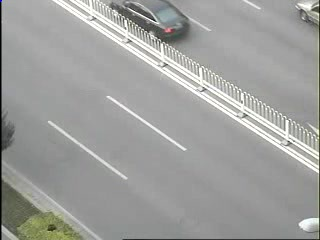
#> input picture videoanalys/每.jpg, 320 x 240 px, given in place of video.avi, which was not available
$ python camshift.py
#> lines starting #> are read from the running program, lines starting #| are printed output that depends on the picture; after the words box and inside, x2 and y2 are one past the last pixel; in counts of white or black regions, pixels touching at a corner belong together; pictures that were not available may be replaced by others from this repository, and a replacement may not be noted
# -*- coding: utf-8 -*-

import numpy as np
import cv2
cap = cv2.VideoCapture('video.avi')
ret,frame = cap.read()
#> frame is the input picture: shape (240, 320, 3); mean B, G, R 156.9, 159.3, 158.6
# setup initial location of window
# 设定追踪窗口位置
height = int(frame.shape[0]/8)
#> height = 30
width = int(frame.shape[1]/8)
#> width = 40
row = int(frame.shape[1]/100)
#> row = 3
col = int(frame.shape[0]/100)
#> col = 2
track_window = (col,row,width,height)
#> track_window = (2, 3, 40, 30)
roi = frame[row:row+height, col:col+width]
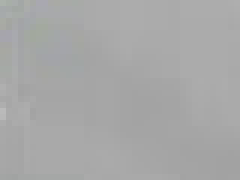
#> roi: shape (30, 40, 3) (shown 6 times larger); mean B, G, R 167.5, 167.6, 167.3
cv2.rectangle(frame,(col,row),(col+width,row+height),255,2)
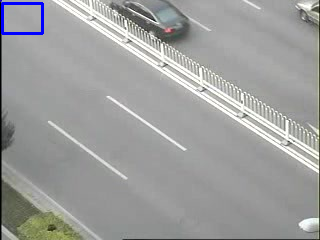
#> frame: shape (240, 320, 3); 0.54% of pixels changed, all inside (x1, y1, x2, y2) = (1, 2, 44, 35)
hsv_roi = cv2.cvtColor(roi, cv2.COLOR_BGR2HSV)
#> hsv_roi: shape (30, 40, 3); mean H, S, V 29.2, 43.4, 182.2
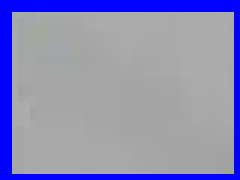
#> roi: shape (30, 40, 3) (shown 6 times larger); 16.75% of pixels changed, all inside (x1, y1, x2, y2) = (0, 0, 40, 30)
mask = cv2.inRange(hsv_roi, np.array((0., 15.,32.)), np.array((180.,255.,255.)))
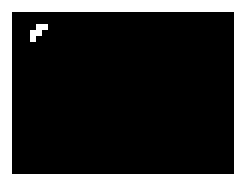
#> mask: shape (30, 40) (shown 6 times larger); 17.2% white; 2 white regions (1 under 20 px), largest, box (x1, y1, x2, y2) and area: (0, 0, 40, 30) 201
roi_hist = cv2.calcHist([hsv_roi],[0],mask,[180],[0,180])
#> roi_hist = 180 values, max 201 at index 120, min 0 at index 0, mean 1.14
cv2.normalize(roi_hist,roi_hist,0,255,cv2.NORM_MINMAX)
term_crit = ( cv2.TERM_CRITERIA_EPS | cv2.TERM_CRITERIA_COUNT, 10, 1 )
while(1):
    ret ,frame = cap.read()
    if ret == True:
        hsv = cv2.cvtColor(frame, cv2.COLOR_BGR2HSV)
#> hsv: shape (240, 320, 3); mean H, S, V 28.7, 6, 159.5
        dst = cv2.calcBackProject([hsv],[0],roi_hist,[0,180],1)
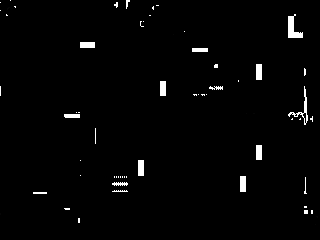
#> dst: shape (240, 320); min 0, max 255, mean 4.6
        # apply meanshift to get the new location
        ret, track_window = cv2.CamShift(dst, track_window, term_crit)
#> ret = ((10.5, 8.5), (19.11, 23.43), 53); track_window = (0, 0, 21, 17)
        # Draw it on image
        pts = cv2.boxPoints(ret)
#> pts = [[-4.61, 7.92], [14.11, -6.18], [25.61, 9.08], [6.89, 23.18]]
        pts = np.int0(pts)
#> pts = [[-4, 7], [14, -6], [25, 9], [6, 23]]
        img2 = cv2.polylines(frame,[pts],True, 255,2)
        cv2.imshow('img2',img2)
        k = cv2.waitKey(60) & 0xff
#> (key Esc is pressed here)
        if k == 27:
            break
        elif k == ord('s'):
            cv2.imwrite(chr(k) + ".jpg", img2)
    else:
        break
cv2.destroyAllWindows()
cap.release()
